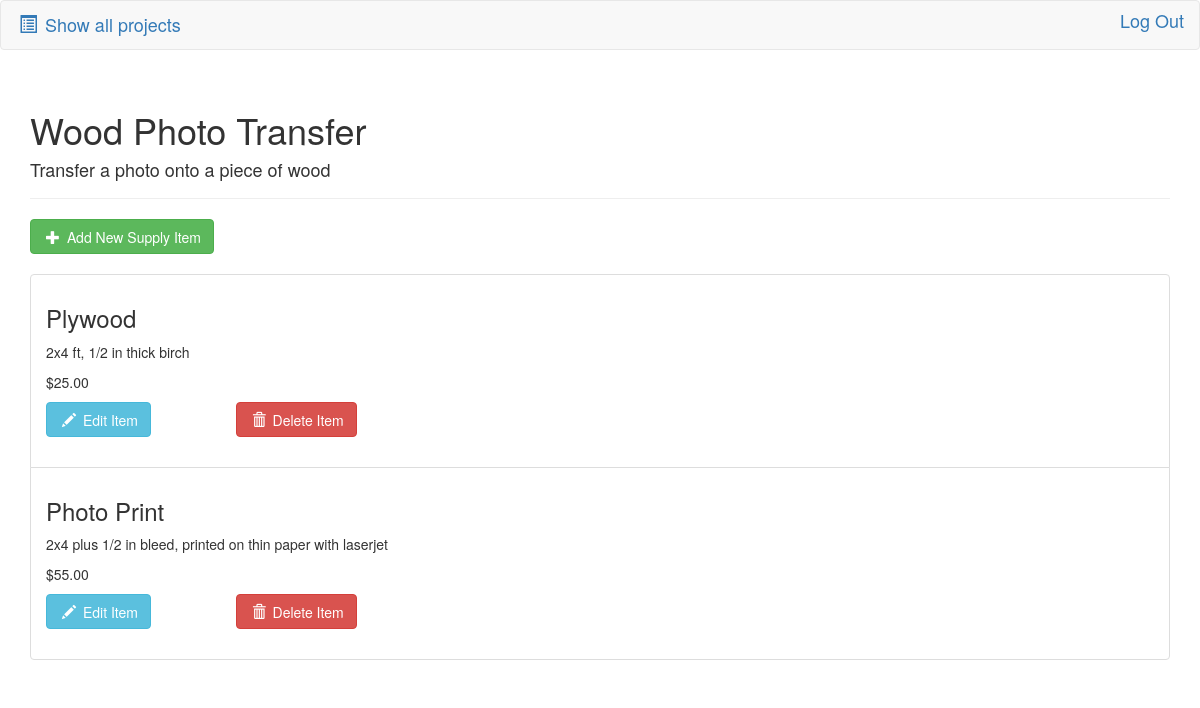
The app's page /project/2/supplies/ with its own data.
### database_setup.py (models this page shows, shortened)
class Project(Base):
    __tablename__ = 'project'
    id = Column(Integer, primary_key=True)
    name = Column(String(100), nullable=False)
    description = Column(String(250))

class SupplyItem(Base):
    __tablename__ = 'supply'
    id = Column(Integer, primary_key=True)
    name = Column(String(100), nullable=False)
    description = Column(String(250))
    price = Column(String(8))
    project_id = Column(Integer, ForeignKey('project.id'))
    project = relationship(Project)

### app.py (the view)
@app.route('/project/<int:project_id>/')
@app.route('/project/<int:project_id>/supplies/')
def showSupplies(project_id):
    project = session.query(Project).filter_by(id=project_id).one()
    supplies = session.query(SupplyItem).filter_by(project_id=project_id).all()
    return render_template('supplies.html', supplies=supplies, project=project)

### templates/supplies.html
{% extends "main.html" %}
{% block content %}
  <div class="page-header">
    <h1>{{ project.name }}</h1>
    <h4>{{ project.description }}</h4>
  </div>
  <div class="row">
    <div class="col-xs-2">
      <a class="btn btn-success" role="button" href="{{ url_for('newSupplyItem', project_id=project.id) }}">
        <i class="glyphicon glyphicon-plus"></i>
        Add New Supply Item
      </a>
    </div>
  </div>
  {% if supplies != [] %}
    <ul class="list-group">
    {% for supply in supplies %}
    <li class="list-group-item">
      <div class="row">
        <h3 class="col-xs-6">{{supply.name}}</h3>
      </div>
      <div class="row">
        <p class="col-xs-6">{{supply.description}}</p>
      </div>
      <div class="row">
        <p class="col-xs-6">{{supply.price}}</p>
      </div>
      <div class="row">
        <div class="col-xs-2">
          <a class="btn btn-info" role="button" href="{{url_for('editSupplyItem', project_id=project.id, supply_id=supply.id)}}">
            <i class="glyphicon glyphicon-pencil"></i>
            Edit Item
          </a>
        </div>
        <div class="col-xs-2">
          <a class="btn btn-danger" role="button" href="{{url_for('deleteSupplyItem', project_id=project.id, supply_id=supply.id)}}">
            <i class="glyphicon glyphicon-trash"></i>
            Delete Item
          </a>
        </div>
      </div>
    {% endfor %}
  {% else %}
    <div class="row">
      <h3 class="col-xs-12">Looks like you haven't added any supplies yet. What do you need to complete this project?</h3>
    </div>
  {% endif %}
{% endblock %}

### templates/main.html (shortened to what this page needs)
<!DOCTYPE HTML>
<html lang="en">
  <head>
    <link rel="stylesheet" href="https://maxcdn.bootstrapcdn.com/bootstrap/3.3.7/css/bootstrap.min.css">
    <link rel=stylesheet href="{{ url_for('static', filename='styles.css') }}">
  </head>
  <body>
    <nav class="navbar navbar-default">
      <div class="container-fluid">
        <header class="row">
          <div class="col-xs-6">
            <a href="{{url_for('showProjects')}}">
              <h4><i class="glyphicon glyphicon-list-alt"></i> Show all projects</h4>
            </a>
          </div>
          <div class="col-xs-6 text-right">
            {% if "user is logged in" %}
              <a href="#"><h4>Log Out</h4></a>
            {% endif %}
          </div>
        </header>
      </nav>
    <div class="container">
      {% block content %}
      {% endblock %}
    </div>
  </body>
</html>

### static/styles.css (style rules this page uses)
.glyphicon { padding: 3px; }
.btn { margin-bottom: 20px; }

### records on screen
Project: name "Wood Photo Transfer", description "Transfer a photo onto a piece of wood"
SupplyItem: name "Plywood", description "2x4 ft, 1/2 in thick birch", price "$25.00"
SupplyItem: name "Photo Print", description "2x4 plus 1/2 in bleed, printed on thin paper with laserjet", price "$55.00"
